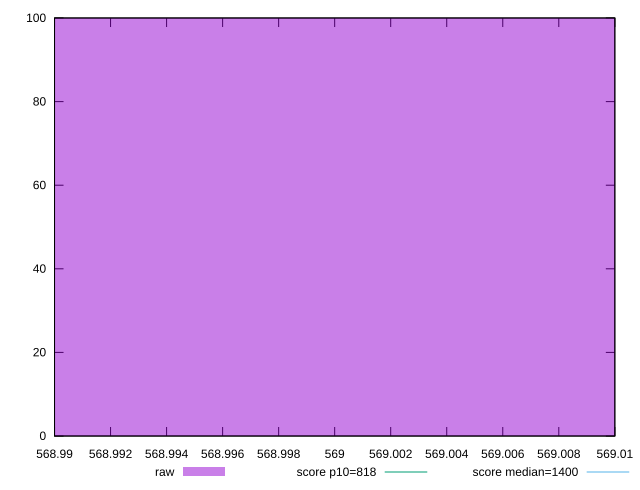

The gnuplot source for this figure:
reset

$raw <<EOF
569 100
EOF

set key outside below
set boxwidth 0.1
set xrange [568.99:569.01]
set yrange [0:100]
set trange [0:100]
set style fill transparent solid 0.5 noborder

set parametric
set terminal svg size 640, 490 enhanced background rgb 'white'
set output "reports/report_00032_2021-02-25T10-28-15.087Z/dom-size/samples/agenda/raw/histogram.svg"

plot $raw title "raw" with boxes, \
     818,t title "score p10=818", \
     1400,t title "score median=1400"

reset
